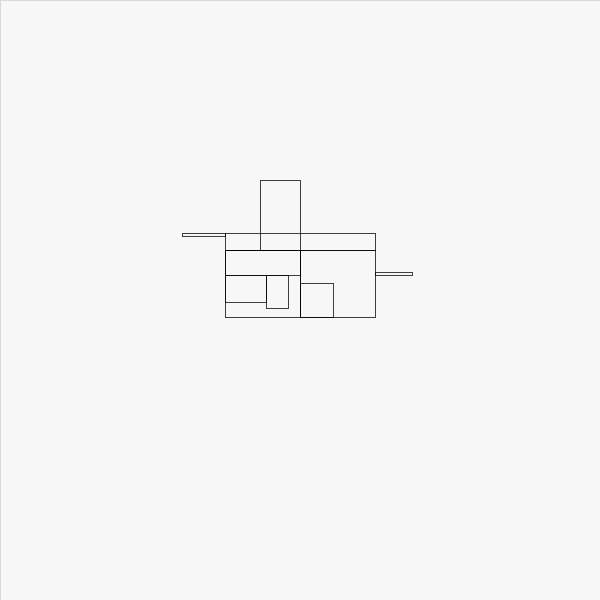
Frame 1 (no input)
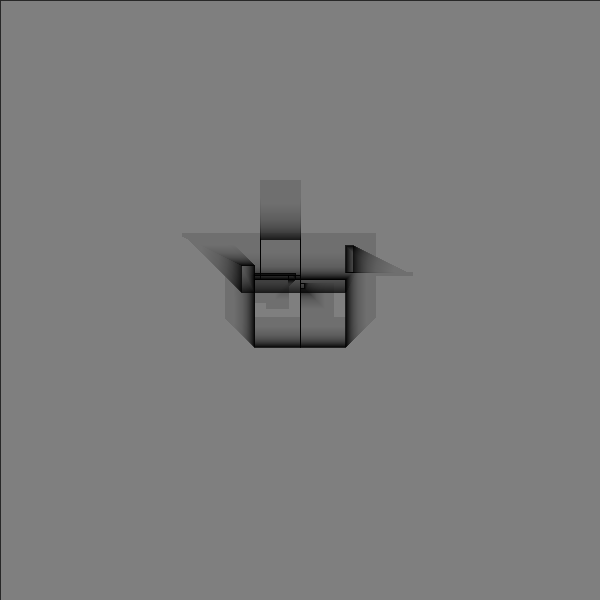
Frame 60 (the mouse pressed at the canvas centre just before this capture)
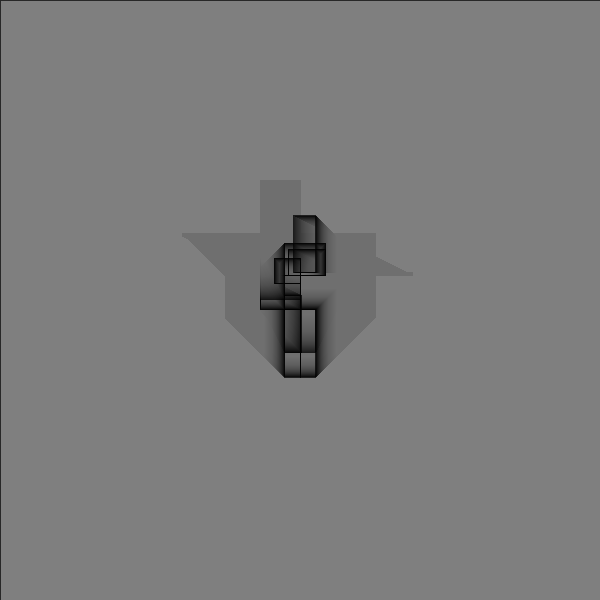
Frame 120 (the mouse held since frame 60 and released just before this capture)

The Processing sketch that drew these frames (run headless with seeded random() and noise(); from frame 60 on, the mouse is pressed at the canvas centre):

// Processing sketch: processing_58055
// ── processing_58055.pde

// Created by Tim Tai
// ARCH 2503 Digital Media, Department of Architecture, Cornell AAP
// The Gropius House by Walter Gropius

int a = 150;
int b = 200;  
int c = 15; 
int d = 70;
int e = 140;  
float f = 32.5;  
int g = 50;  
float h = 82.5;
int i = 55;  
int j = 45;
float k = 67.5;  
int l = 75;
int m = 5;
int n = 85; 

float grid = 150;

void setup () {

  stroke(0);
  size(600, 600);
  background(255);
  smooth();
  frameRate (15);
}


void draw () {


  stroke(0);
  strokeWeight(0); 
  fill(125, 15);
  rect(0, 0, width, height);

  int x = mouseX;
  int y = mouseY; 

  translate (grid, grid);
  grid ++;
  scale (0.5);

  strokeWeight(1.5);

  fill(x, y*2);
  rect(a, b, a, a-c);     //large division_1
  rect(a*2, b, a, a-c);     //large division_2  
  rect(a+d, b-e, a-d, e);     //extension  
  rect(a, b-f, a*2, f);     //porch  
  rect(a, b, a, g);     //left rect_1  
  rect(a, b+g, h, i);     //left rect_2 
  rect(a+h, b+g, j, k);     //staircase
  rect(a*2, b+k, k, k);     //right rect_1
  rect(a*3, b+j, l, m);     //right extension
  rect(a-n, b-f, n, m);     //left extension

  a --;
  b --;
  c --;
  d --;
  e --;
  f --;
  g --;
  i --;
  j --;
  k --;
  l --;
  m --;
  n --;

}


void mousePressed() {

  strokeWeight(20);
  stroke(225, 30, 0, 200);

  rect(a, b, a, a-c);
  rect(a*2, b, a, a-c);
  rect(a+d, b-e, a-d, e);
  rect(a, b-f, a*2, f);
  rect(a, b, a, g);
  rect(a, b+g, h, i);
  rect(a+h, b+g, j, k);
  rect(a*2, b+k, k, k);
  rect(a*3, b+j, l, m);
  rect(a-n, b-f, n, m);

  scale (1.5);
  strokeWeight(2);
  fill(0, 0);

  rect(a, b, a, a-c);     
  rect(a*2, b, a, a-c);   
  rect(a+d, b-e, a-d, e);
  rect(a, b-f, a*2, f);
  rect(a, b, a, g);
  rect(a, b+g, h, i);
  rect(a+h, b+g, j, k);
  rect(a*2, b+k, k, k);
  rect(a*3, b+j, l, m);
  rect(a-n, b-f, n, m);
}


void keyPressed() { 
save ("one.jpg");
}
